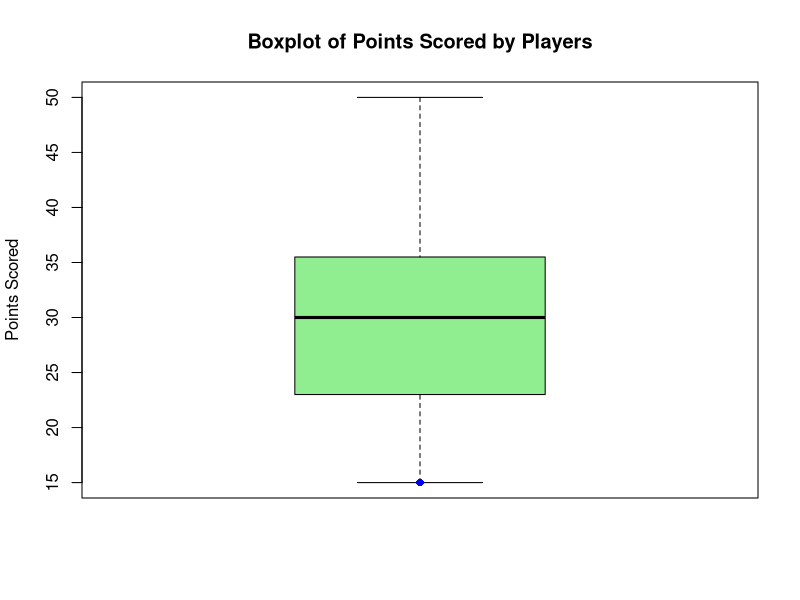

Generate this figure with R:
points_scored <- c(15, 18, 19, 22, 24, 25, 27, 30, 32, 33, 35, 36, 40, 45, 50)
boxplot(points_scored,
        main = "Boxplot of Points Scored by Players",
        ylab = "Points Scored",
        col = "lightgreen",
        border = "black")
points(points_scored, col = "blue", pch = 16)
